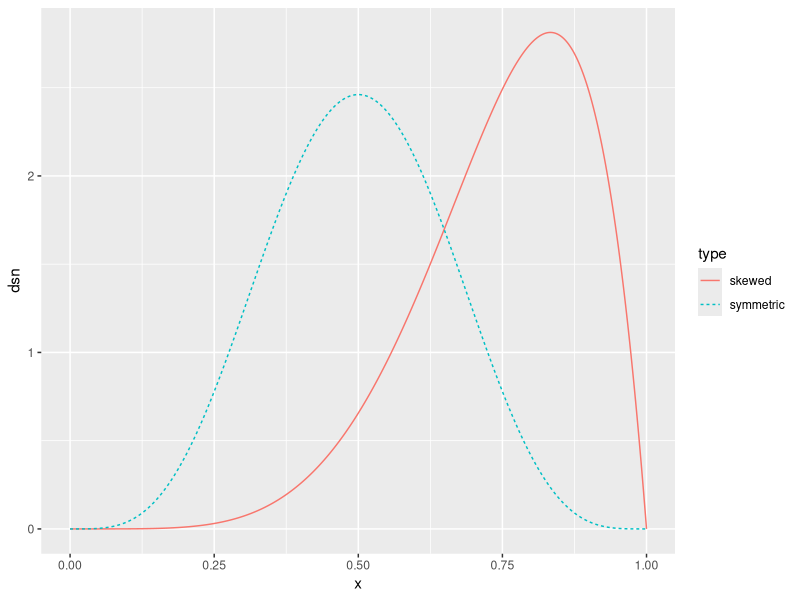
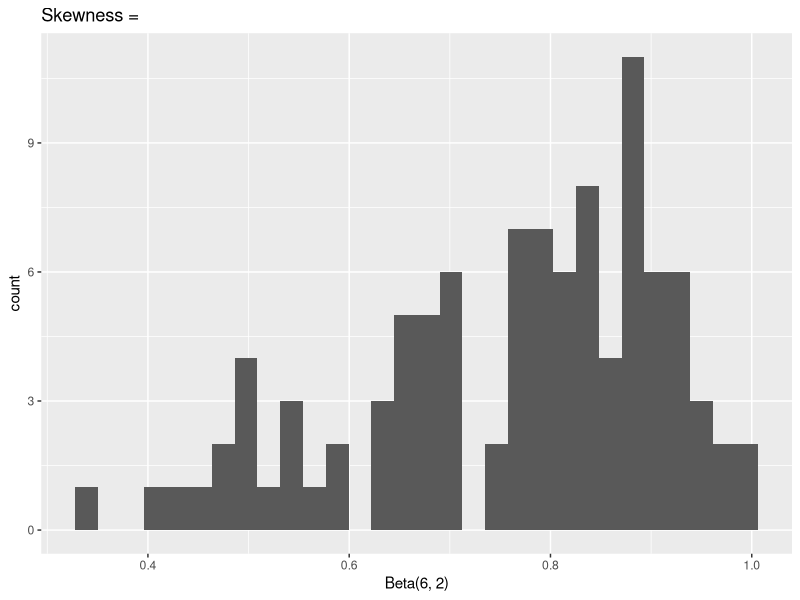
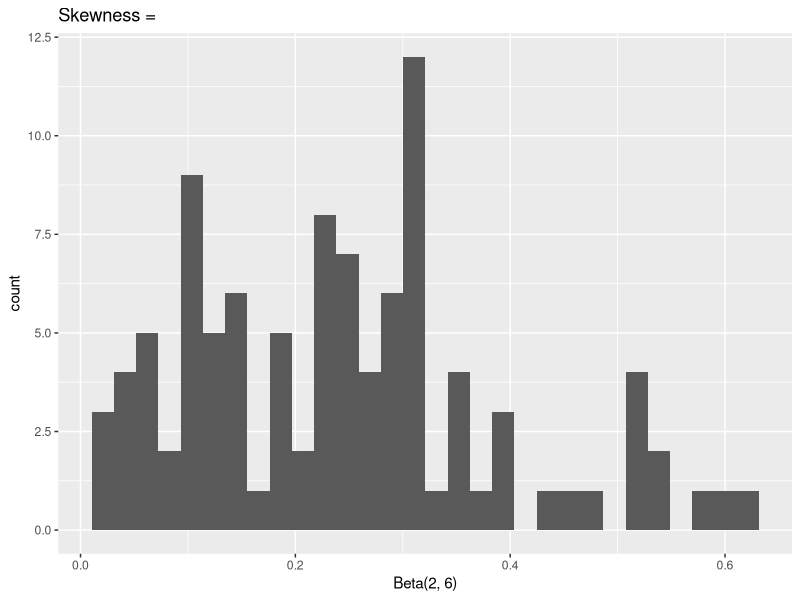
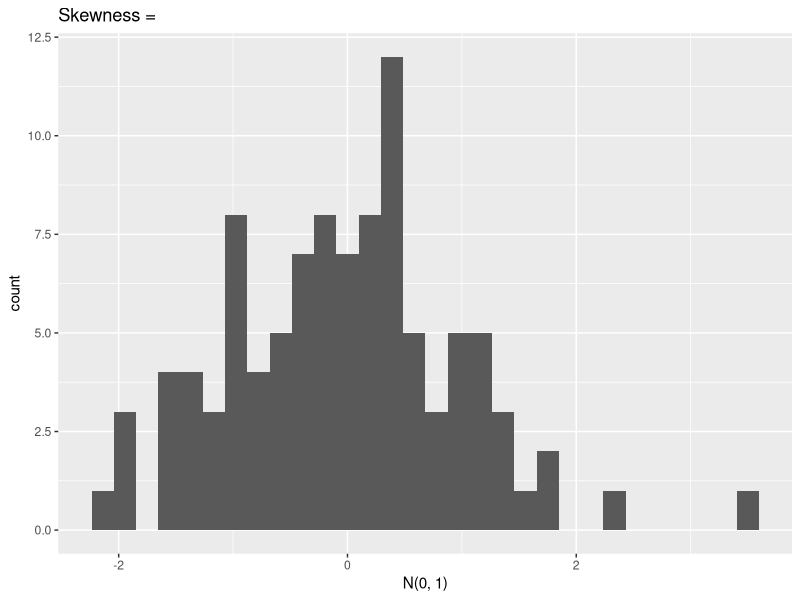
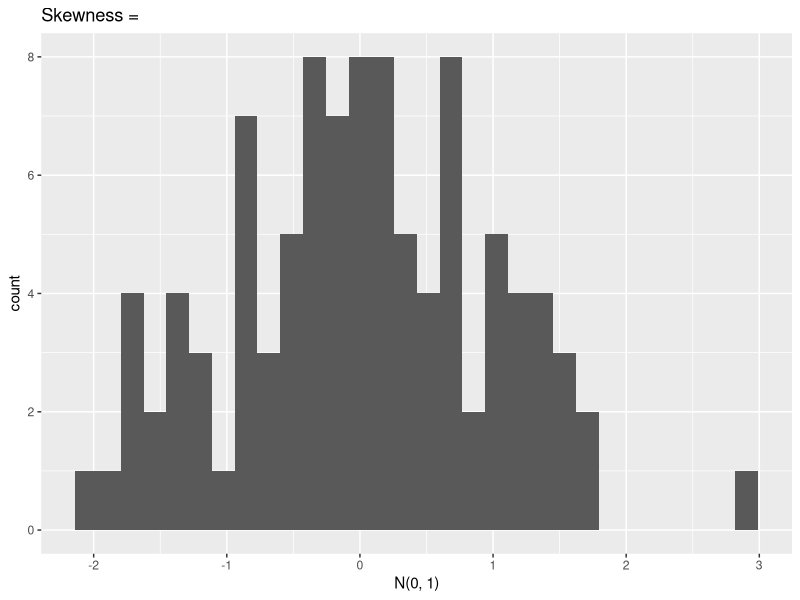
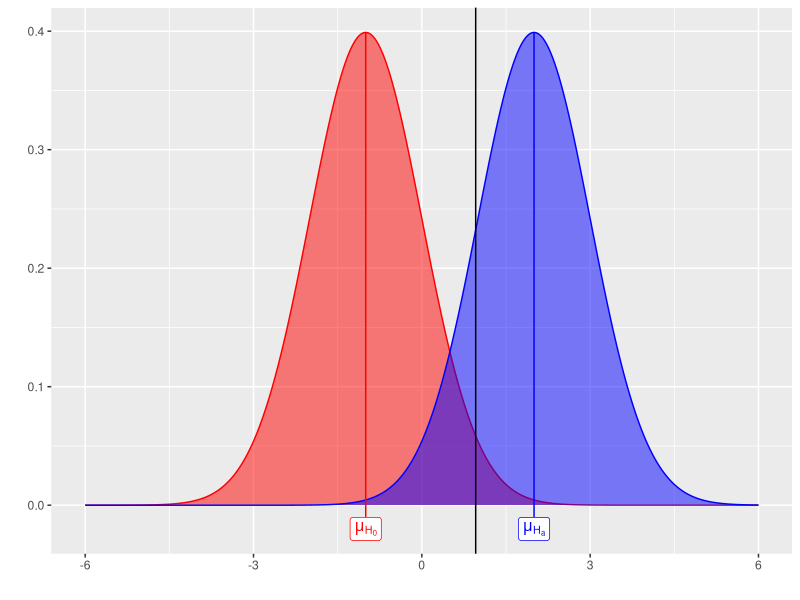
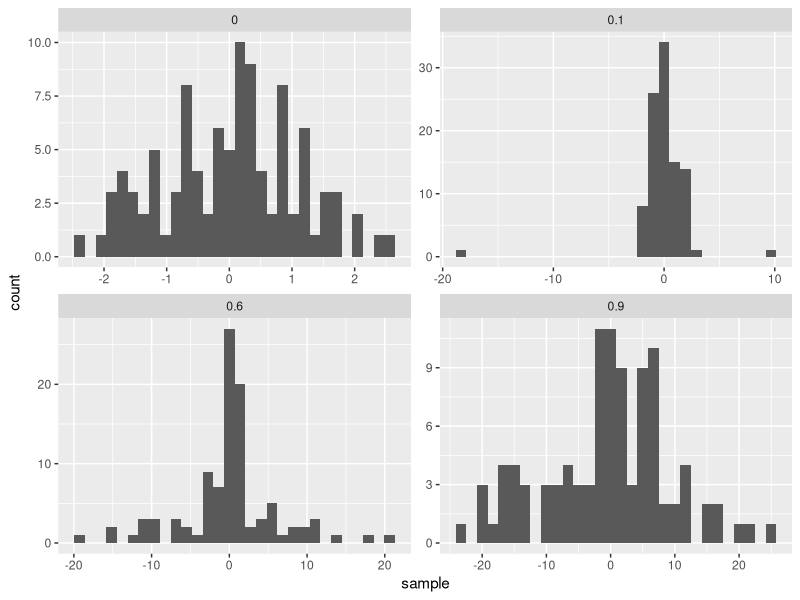

The R script that drew these images, in order:
## ---- chunk 1
library(tidyverse)

# compare a symmetric and skewed distribution
data.frame(x = seq(0, 1, length.out = 1000)) %>%
  mutate(skewed = dbeta(x, 6, 2),
         symmetric = dbeta(x, 5, 5)) %>%
  gather(type, dsn, -x) %>%
  ggplot() +
  geom_line(aes(x, dsn, colour = type, lty = type))
## ---- chunk 2
## write a skewness function based on a sample x
skew <- function(x) {
  
}

## check skewness of some samples
n <- 100
a1 <- rbeta(n, 6, 2)
a2 <- rbeta(n, 2, 6)

## two symmetric samples
b1 <- rnorm(100)
b2 <- rnorm(100)

## fill in the skewness values
ggplot() + geom_histogram(aes(a1)) + xlab("Beta(6, 2)") + ggtitle(paste("Skewness = "))
ggplot() + geom_histogram(aes(a2)) + xlab("Beta(2, 6)") + ggtitle(paste("Skewness = "))
ggplot() + geom_histogram(aes(b1)) + xlab("N(0, 1)") + ggtitle(paste("Skewness = "))
ggplot() + geom_histogram(aes(b2)) + xlab("N(0, 1)") + ggtitle(paste("Skewness = "))
## ---- chunk 3
## Assess the P(Type I Error) for alpha = .05, n = 10, 20, 30, 50, 100, 500
## ---- chunk 4
x <- seq(-6, 6, length.out = 1000)

ggplot() +
  geom_area(aes(x, dnorm(x, -1, 1)), colour = "red", fill = "red", alpha = .5) +
  geom_area(aes(x, dnorm(x, 2, 1)), colour = "blue", fill = "blue", alpha = .5) +
  geom_vline(aes(xintercept = qnorm(.975, -1, 1))) +
  xlab("") + ylab("") +
  geom_segment(aes(x = -1, xend = -1, y = -.02, yend = dnorm(-1, -1, 1)), colour = "red") +
  geom_segment(aes(x = 2, xend = 2, y = -.02, yend = dnorm(2, 2, 1)), colour = "blue") +
  geom_label(aes(x = -1, y = -.02), label = expression(mu[H[0]]), colour = "red") +
  geom_label(aes(x = 2, y = -.02), label = expression(mu[H[a]]), colour = "blue")
## ---- chunk 5
r_noisy_normal <- function(n, epsilon) {
  z <- rbinom(n, 1, 1 - epsilon)
  z*rnorm(n, 0, 1) + (1 - z)*rnorm(n, 0, 10)
}

n <- 100
data.frame(e = 0, sample = r_noisy_normal(n, 0)) %>%
  rbind(data.frame(e = 0.1, sample = r_noisy_normal(n, 0.1))) %>%
  rbind(data.frame(e = 0.6, sample = r_noisy_normal(n, 0.6))) %>%
  rbind(data.frame(e = 0.9, sample = r_noisy_normal(n, 0.9))) %>%
  ggplot() +
  geom_histogram(aes(sample)) +
  facet_wrap(.~e, scales = "free")
## ---- chunk 6
# skewness statistic function
skew <- function(x) {
  xbar <- mean(x)
  num <- mean((x - xbar)^3)
  denom <- mean((x - xbar)^2)
  num/denom^1.5
}

# setup for MC
alpha <- .1
n <- 100
m <- 100
epsilon <- seq(0, 1, length.out = 200)
var_sqrt_b1 <- 6*(n - 2)/((n + 1)*(n + 3)) # adjusted variance for skewness test
crit_val <- qnorm(1 - alpha/2, 0, sqrt(var_sqrt_b1)) #crit value for the test
empirical_pwr <- rep(NA, length(epsilon)) #storage

# estimate power for each value of epsilon
for(j in 1:length(epsilon)) {
  # perform MC to estimate empirical power
  ## Your turn
  
}

## store empirical se 
empirical_se <- "Your Turn: fill this in"

## plot results -- 
## x axis = epsilon values
## y axis = empirical power
## use lines + add band of estimate +/- se
